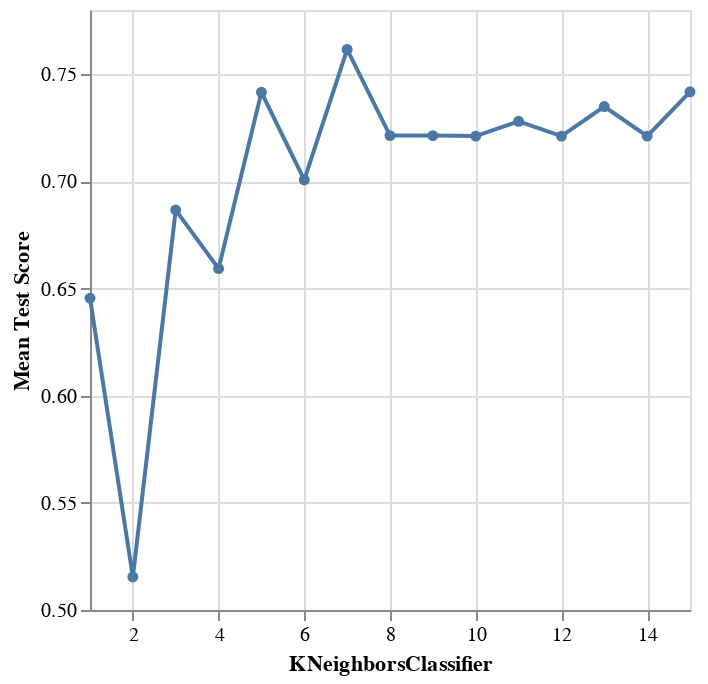

The notebook cell this image was saved under:
### Code cell
# focus on players_preprocessor_3, find optimal KNeighbors value through cross-validation to tune KNeighbors
# specify X and y variables for predictors vs. target for the variables within the preprocessor

X_train_3 = players_train[["played_hours", "age"]]

# create pipe

players_pipe_3=make_pipeline(players_preprocessor_3, knn_spec)
             
# perform standard 5-fold cross validation

knn_tune_grid_3=GridSearchCV(
        estimator=players_pipe_3,
        param_grid=param_grid,
        cv=5
    )

# fit tuned grid to X and y

knn_model_grid_3=knn_tune_grid_3.fit(X_train_3, y)

# find the results and store in a new dataframe 

accuracies_grid_3=pd.DataFrame(knn_model_grid_3.cv_results_)


# create a line graph (with points) to visualize results and help determine optimal KNeighbors value

accuracy_k_grid_3=alt.Chart(accuracies_grid_3).mark_line(point=True).encode(
    x=alt.X("param_kneighborsclassifier__n_neighbors").title("KNeighborsClassifier").scale(zero=False),
    y=alt.Y("mean_test_score").title("Mean Test Score").scale(zero=False)
)
accuracy_k_grid_3

### Figure 1 — Vega-Lite specification as saved in the notebook (floating-point values rounded to 4 significant figures)
{"config": {"view": {"continuousWidth": 300, "continuousHeight": 300}}, "data": {"name": "data-4e61cea9a0d3f637f211028cd7a37a56"}, "mark": {"type": "line", "point": true}, "encoding": {"x": {"field": "param_kneighborsclassifier__n_neighbors", "scale": {"zero": false}, "title": "KNeighborsClassifier", "type": "quantitative"}, "y": {"field": "mean_test_score", "scale": {"zero": false}, "title": "Mean Test Score", "type": "quantitative"}}, "$schema": "https://vega.github.io/schema/vega-lite/v5.20.1.json", "datasets": {"data-4e61cea9a0d3f637f211028cd7a37a56": [{"mean_fit_time": 0.003504, "std_fit_time": 0.000127, "mean_score_time": 0.003971, "std_score_time": 0.0002658, "param_kneighborsclassifier__n_neighbors": 1, "params": {"kneighborsclassifier__n_neighbors": 1}, "split0_test_score": 0.6333, "split1_test_score": 0.7667, "split2_test_score": 0.3793, "split3_test_score": 0.7586, "split4_test_score": 0.6897, "mean_test_score": 0.6455, "std_test_score": 0.1417, "rank_test_score": 14}, {"mean_fit_time": 0.003287, "std_fit_time": 1.147e-05, "mean_score_time": 0.003694, "std_score_time": 5.28e-05, "param_kneighborsclassifier__n_neighbors": 2, "params": {"kneighborsclassifier__n_neighbors": 2}, "split0_test_score": 0.6333, "split1_test_score": 0.6333, "split2_test_score": 0.3448, "split3_test_score": 0.4828, "split4_test_score": 0.4828, "mean_test_score": 0.5154, "std_test_score": 0.1087, "rank_test_score": 15}, {"mean_fit_time": 0.003309, "std_fit_time": 5.965e-05, "mean_score_time": 0.003621, "std_score_time": 2.018e-05, "param_kneighborsclassifier__n_neighbors": 3, "params": {"kneighborsclassifier__n_neighbors": 3}, "split0_test_score": 0.6667, "split1_test_score": 0.7667, "split2_test_score": 0.6552, "split3_test_score": 0.7241, "split4_test_score": 0.6207, "mean_test_score": 0.6867, "std_test_score": 0.05206, "rank_test_score": 12}, {"mean_fit_time": 0.009597, "std_fit_time": 0.01269, "mean_score_time": 0.003636, "std_score_time": 2.816e-05, "param_kneighborsclassifier__n_neighbors": 4, "params": {"kneighborsclassifier__n_neighbors": 4}, "split0_test_score": 0.6333, "split1_test_score": 0.7667, "split2_test_score": 0.5862, "split3_test_score": 0.6552, "split4_test_score": 0.6552, "mean_test_score": 0.6593, "std_test_score": 0.05929, "rank_test_score": 13}, {"mean_fit_time": 0.003276, "std_fit_time": 4.915e-05, "mean_score_time": 0.003617, "std_score_time": 1.817e-05, "param_kneighborsclassifier__n_neighbors": 5, "params": {"kneighborsclassifier__n_neighbors": 5}, "split0_test_score": 0.7333, "split1_test_score": 0.7333, "split2_test_score": 0.6207, "split3_test_score": 0.8621, "split4_test_score": 0.7586, "mean_test_score": 0.7416, "std_test_score": 0.07689, "rank_test_score": 3}, {"mean_fit_time": 0.003273, "std_fit_time": 5.646e-05, "mean_score_time": 0.003638, "std_score_time": 3.612e-05, "param_kneighborsclassifier__n_neighbors": 6, "params": {"kneighborsclassifier__n_neighbors": 6}, "split0_test_score": 0.7, "split1_test_score": 0.7, "split2_test_score": 0.5862, "split3_test_score": 0.7586, "split4_test_score": 0.7586, "mean_test_score": 0.7007, "std_test_score": 0.06296, "rank_test_score": 11}, {"mean_fit_time": 0.005037, "std_fit_time": 0.003568, "mean_score_time": 0.003673, "std_score_time": 6.592e-05, "param_kneighborsclassifier__n_neighbors": 7, "params": {"kneighborsclassifier__n_neighbors": 7}, "split0_test_score": 0.7333, "split1_test_score": 0.8333, "split2_test_score": 0.6897, "split3_test_score": 0.7931, "split4_test_score": 0.7586, "mean_test_score": 0.7616, "std_test_score": 0.04924, "rank_test_score": 1}, {"mean_fit_time": 0.003277, "std_fit_time": 5.673e-05, "mean_score_time": 0.003622, "std_score_time": 9.873e-06, "param_kneighborsclassifier__n_neighbors": 8, "params": {"kneighborsclassifier__n_neighbors": 8}, "split0_test_score": 0.6, "split1_test_score": 0.8, "split2_test_score": 0.6897, "split3_test_score": 0.7586, "split4_test_score": 0.7586, "mean_test_score": 0.7214, "std_test_score": 0.07028, "rank_test_score": 6}, {"mean_fit_time": 0.003275, "std_fit_time": 5.466e-05, "mean_score_time": 0.003631, "std_score_time": 2.432e-05, "param_kneighborsclassifier__n_neighbors": 9, "params": {"kneighborsclassifier__n_neighbors": 9}, "split0_test_score": 0.6333, "split1_test_score": 0.7667, "split2_test_score": 0.7241, "split3_test_score": 0.7586, "split4_test_score": 0.7241, "mean_test_score": 0.7214, "std_test_score": 0.04734, "rank_test_score": 6}, {"mean_fit_time": 0.003282, "std_fit_time": 5.939e-05, "mean_score_time": 0.003656, "std_score_time": 4.273e-05, "param_kneighborsclassifier__n_neighbors": 10, "params": {"kneighborsclassifier__n_neighbors": 10}, "split0_test_score": 0.6333, "split1_test_score": 0.8, "split2_test_score": 0.6897, "split3_test_score": 0.7586, "split4_test_score": 0.7241, "mean_test_score": 0.7211, "std_test_score": 0.05716, "rank_test_score": 8}, {"mean_fit_time": 0.003263, "std_fit_time": 2.122e-05, "mean_score_time": 0.01156, "std_score_time": 0.01583, "param_kneighborsclassifier__n_neighbors": 11, "params": {"kneighborsclassifier__n_neighbors": 11}, "split0_test_score": 0.7, "split1_test_score": 0.7333, "split2_test_score": 0.6897, "split3_test_score": 0.7931, "split4_test_score": 0.7241, "mean_test_score": 0.728, "std_test_score": 0.03616, "rank_test_score": 5}, {"mean_fit_time": 0.003263, "std_fit_time": 7.108e-05, "mean_score_time": 0.003649, "std_score_time": 5.509e-05, "param_kneighborsclassifier__n_neighbors": 12, "params": {"kneighborsclassifier__n_neighbors": 12}, "split0_test_score": 0.7, "split1_test_score": 0.7333, "split2_test_score": 0.6897, "split3_test_score": 0.7586, "split4_test_score": 0.7241, "mean_test_score": 0.7211, "std_test_score": 0.0245, "rank_test_score": 8}, {"mean_fit_time": 0.003262, "std_fit_time": 5.858e-05, "mean_score_time": 0.003619, "std_score_time": 2.313e-05, "param_kneighborsclassifier__n_neighbors": 13, "params": {"kneighborsclassifier__n_neighbors": 13}, "split0_test_score": 0.7, "split1_test_score": 0.7333, "split2_test_score": 0.6897, "split3_test_score": 0.7931, "split4_test_score": 0.7586, "mean_test_score": 0.7349, "std_test_score": 0.03799, "rank_test_score": 4}, {"mean_fit_time": 0.003246, "std_fit_time": 3.171e-05, "mean_score_time": 0.004156, "std_score_time": 0.001024, "param_kneighborsclassifier__n_neighbors": 14, "params": {"kneighborsclassifier__n_neighbors": 14}, "split0_test_score": 0.7, "split1_test_score": 0.7333, "split2_test_score": 0.6897, "split3_test_score": 0.7586, "split4_test_score": 0.7241, "mean_test_score": 0.7211, "std_test_score": 0.0245, "rank_test_score": 8}, {"mean_fit_time": 0.003267, "std_fit_time": 5.307e-05, "mean_score_time": 0.003623, "std_score_time": 2.098e-05, "param_kneighborsclassifier__n_neighbors": 15, "params": {"kneighborsclassifier__n_neighbors": 15}, "split0_test_score": 0.7, "split1_test_score": 0.7333, "split2_test_score": 0.7241, "split3_test_score": 0.7931, "split4_test_score": 0.7586, "mean_test_score": 0.7418, "std_test_score": 0.03177, "rank_test_score": 2}]}}
